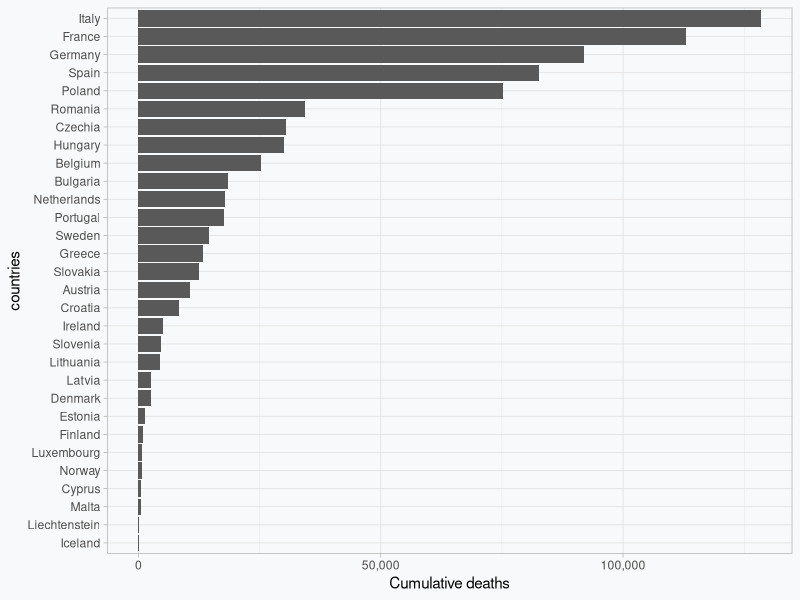
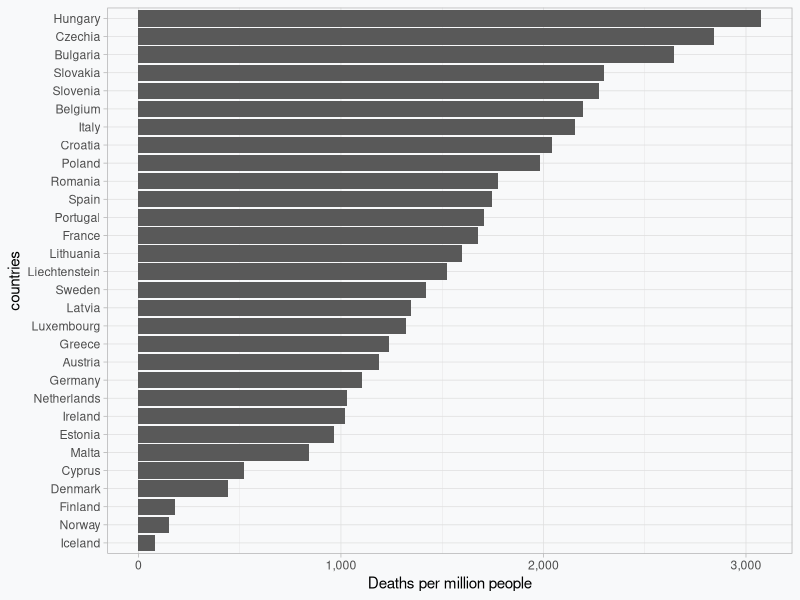
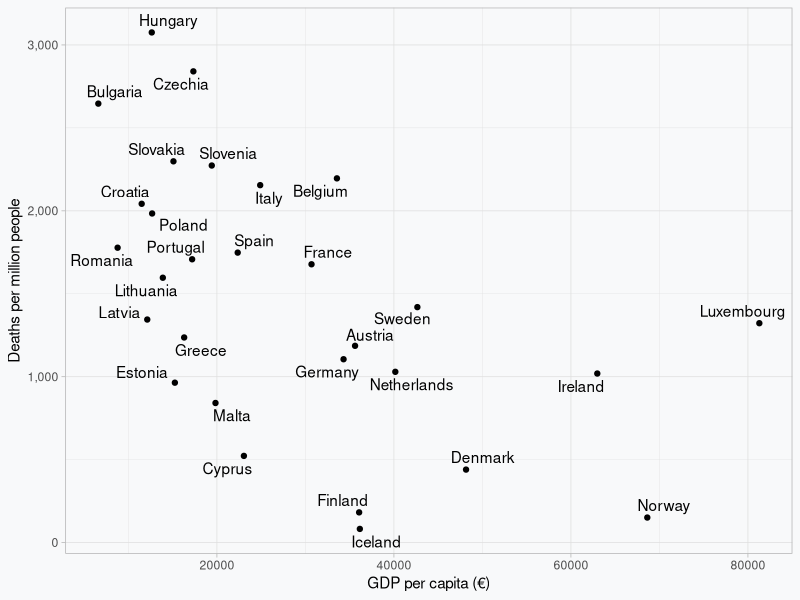
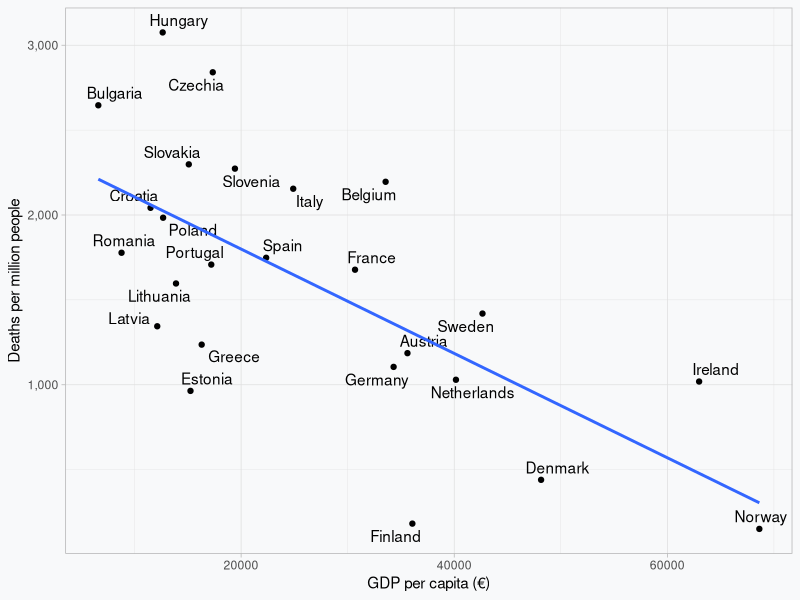
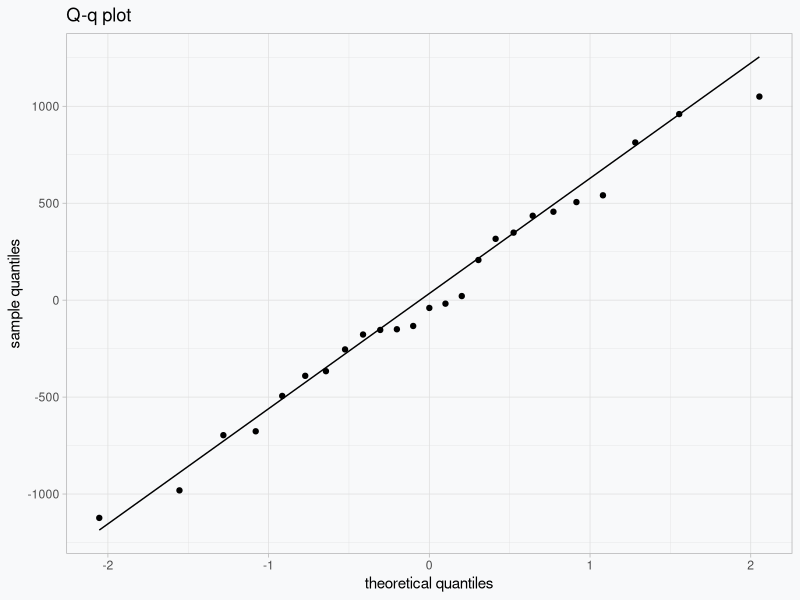
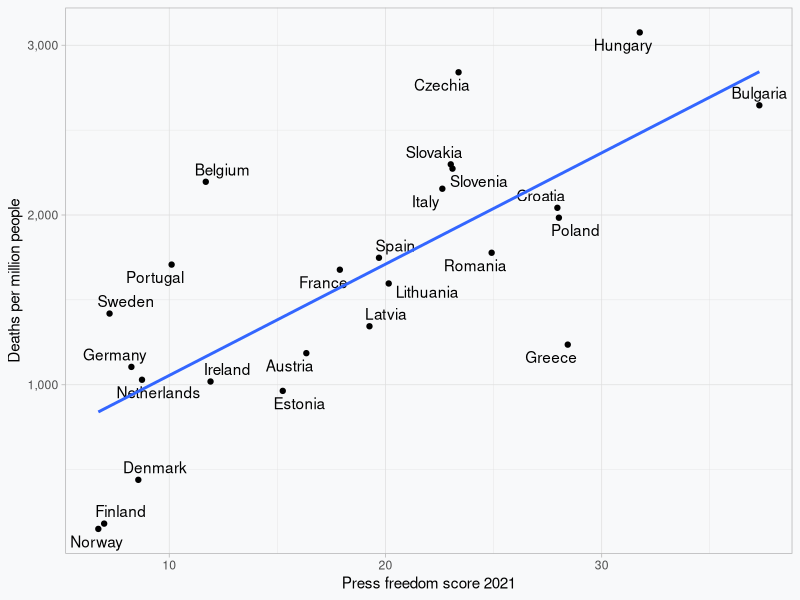
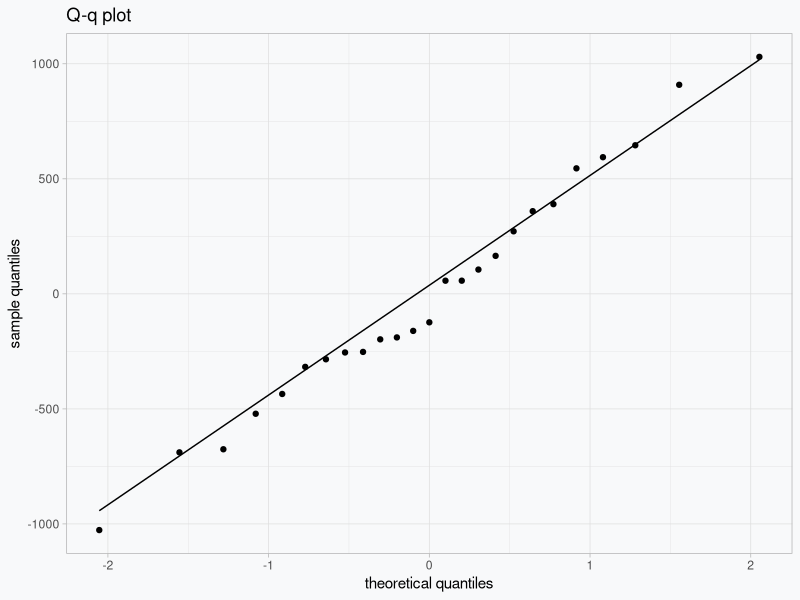

Write R code to recreate these figures, in order.
## ---- chunk 1
knitr::opts_chunk$set(message = FALSE, warning=FALSE)
## ---- chunk 2
library(tidyverse)         # for graphing and data cleaning
library(kableExtra)        # for better tables
library(scales)            # to decide between scientific and extended number notation in plots
## ---- chunk 3
#read the dataset into “R”. The dataset will be called "data".
data <- read.csv("covid-data.csv")
## ---- chunk 4
#extract cumulative deaths and cases for each EU country for which data is available
q <- data %>% 
  group_by(countries) %>% 
  summarize(deaths = sum(deaths),
            cases = sum(cases)) %>% 
  arrange(desc(deaths))
## ---- chunk 5
#plot the table
kbl(q) %>%
   kable_styling(bootstrap_options = c("responsive"))

q$countries <- factor(q$countries, levels = q$countries[order(q$deaths)])
## ---- chunk 6
z <- ggplot(data = q, mapping = aes(x = deaths, y = countries)) +
  geom_bar(stat='identity') +
  theme_light() +
  theme(panel.background = element_rect(fill = "#F8F9FA", colour = "#F8F9FA"), plot.background = element_rect(fill = "#F8F9FA", colour = "#F8F9FA")) +
  scale_x_continuous(name = "Cumulative deaths", labels = comma)

z
## ---- chunk 7

q <-  data %>% 
  group_by(countries,population) %>% 
  summarize(deaths = sum(deaths))

q <- tibble(countries = q$countries, deaths_pm = q$deaths/q$population*1000000) %>%
  arrange(desc(deaths_pm)) 

q$countries <- factor(q$countries, levels = q$countries[order(q$deaths_pm)])

#create a bar plot of the data above
z <- ggplot(data = q, mapping = aes(x = deaths_pm, y = countries)) +
  geom_bar(stat='identity') +
  theme_light() +
  theme(panel.background = element_rect(fill = "#F8F9FA", colour = "#F8F9FA"), plot.background = element_rect(fill = "#F8F9FA", colour = "#F8F9FA")) +
  scale_x_continuous(name = "Deaths per million people", labels = comma)

#show the plot
z
## ---- chunk 8
library(tidyverse)
library(kableExtra)
library(scales)
library(ggrepel)

data <- read.csv("covid-data.csv")
gdp_data <- read.csv("gdp-europe.csv")
merged_data <- merge(data, gdp_data, by = "countries")

q <- merged_data %>% 
  group_by(countries,gdp_pp,population) %>% 
  summarize(deaths = sum(deaths))

q <- tibble(countries = q$countries, gdp_pp = q$gdp_pp, deaths_pm = q$deaths/q$population*1000000)

t = ggplot(data = q, mapping = aes(x = gdp_pp, y = deaths_pm)) +
  geom_point() + 
  geom_text_repel(aes(label=countries)) +
  theme_light() +
  scale_x_continuous(name = "GDP per capita (€)") +
  scale_y_continuous(name = "Deaths per million people", labels = comma) +
  theme(panel.background = element_rect(fill = "#F8F9FA", colour = "#F8F9FA"), plot.background = element_rect(fill = "#F8F9FA", colour = "#F8F9FA"))

t 
## ---- chunk 9
library(tidyverse)
library(kableExtra)
library(scales)
library(ggrepel)

data <- read.csv("covid-data.csv")
gdp_data <- read.csv("gdp-europe.csv")
merged_data <- merge(data, gdp_data, by = "countries")

#countries with a population size smaller than one million
c_one_m <- unique(merged_data[which(merged_data$population < 1000000), ]$countries)
c_one_m <- paste(c_one_m, collapse = ", ")
print(paste(" The countries with a population size less than one million are", c_one_m, sep = " "))

#new data set with only countries with a population size over one million
merged_data <- merged_data[(merged_data$population > 1000000), ]

#create a table 
q <- merged_data %>% 
  group_by(countries,gdp_pp,population) %>% 
  summarize(deaths = sum(deaths))

#new table with added column "deaths per million people"
q <- tibble(countries = q$countries, gdp_pp = q$gdp_pp, deaths_pm = q$deaths/q$population*1000000)

#create plot
t <- ggplot(data = q, mapping = aes(x = gdp_pp, y = deaths_pm)) +
  geom_point() + 
  geom_text_repel(aes(label=countries)) +
  theme_light() +
  scale_x_continuous(name = "GDP per capita (€)") +
  scale_y_continuous(name = "Deaths per million people", labels = comma) +
  theme(panel.background = element_rect(fill = "#F8F9FA", colour = "#F8F9FA"), plot.background = element_rect(fill = "#F8F9FA", colour = "#F8F9FA"))


#add to the graph the line of best fit derived from the linear regression
u <- t +
  geom_smooth(method='lm', formula= y~x, se = FALSE)

u

#perform linear regression without plotting
m <- lm(deaths_pm ~ gdp_pp, # How does deaths_pm depend on (~) gdp_pp
        data = q) # Look in "q" for the variables

#print summary of linear regression
print(summary(m))

#print the q-q plot
ggplot() +
  stat_qq(aes(sample = m$residuals)) +
  stat_qq_line(aes(sample = m$residuals)) + 
  theme_light() +
  scale_x_continuous(name = "theoretical quantiles") +
  scale_y_continuous(name = "sample quantiles") +
  theme(panel.background = element_rect(fill = "#F8F9FA", colour = "#F8F9FA"),
plot.background = element_rect(fill = "#F8F9FA", colour = "#F8F9FA")) +
  ggtitle("Q-q plot") 

## ---- chunk 10
library(tidyverse)
library(kableExtra)
library(scales)
library(ggrepel)
library(scatterplot3d)

data <- read.csv("covid-data.csv") # from the ECDC
gdp_data <- read.csv("gdp-europe.csv") # from EUROSTAT
merged_data <- merge(data, gdp_data, by = "countries")
press_fr <- read.csv("index_2021.csv") # from Reporters Sans Frontiers
merged_data <- merge(merged_data, press_fr, by = "countries")

#new data set with only countries with a population size over one million
merged_data <- merged_data[(merged_data$population > 1000000), ]

#create a table
q <- merged_data %>%
  group_by(countries, gdp_pp, population, score) %>%
  summarize(deaths = sum(deaths))

#new table with added column "deaths per million" and "press freedom score"
q <- tibble(countries = q$countries, gdp_pp = q$gdp_pp, deaths_pm = q$deaths/q$population*1000000, press = q$score )

# create plot
t <- ggplot(data = q, mapping = aes(x = press, y = deaths_pm)) +
  geom_point() +
  geom_text_repel(aes(label=countries)) +
  theme_light() +
  scale_x_continuous(name = "Press freedom score 2021") +
  scale_y_continuous(name = "Deaths per million people", labels = comma) +
  theme(panel.background = element_rect(fill = "#F8F9FA", colour = "#F8F9FA"), plot.background = element_rect(fill = "#F8F9FA", colour = "#F8F9FA"))

#add to the graph the line of best fit derived from the linear regression
u <- t +
  geom_smooth(method='lm', formula= y~x, se = FALSE)

print(u)

#calculate and extract regression statistics summary
m <- lm(deaths_pm ~ press, # How does deaths_pm depend on (~) the 2021 press freedom score
         data = q) # Look in "q" for the variables
print(summary(m))

#plot the q-q plot for the residuals
pl <- ggplot() +
  stat_qq(aes(sample = m$residuals)) +
  stat_qq_line(aes(sample = m$residuals)) + 
  theme_light() +
  scale_x_continuous(name = "theoretical quantiles") +
  scale_y_continuous(name = "sample quantiles") +
  theme(panel.background = element_rect(fill = "#F8F9FA", colour = "#F8F9FA"),
        plot.background = element_rect(fill = "#F8F9FA", colour = "#F8F9FA")) +
  ggtitle("Q-q plot") 

plot(pl)
